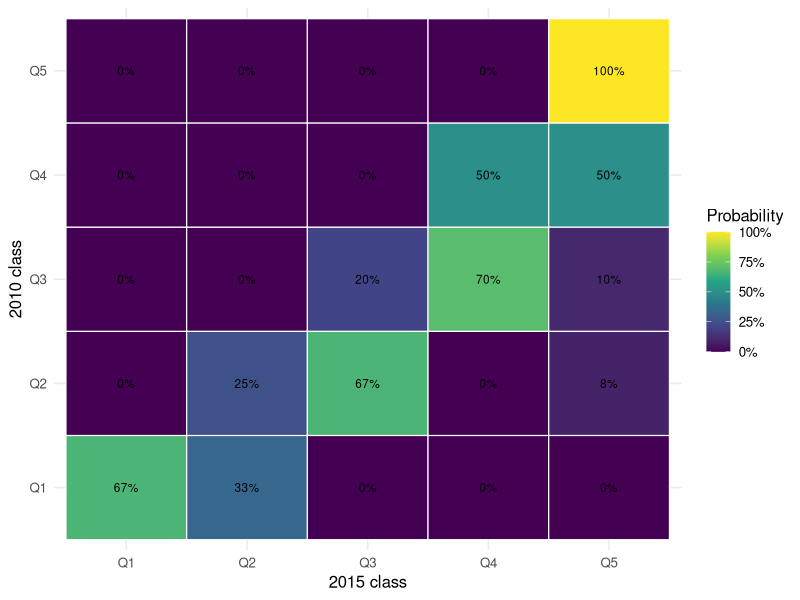
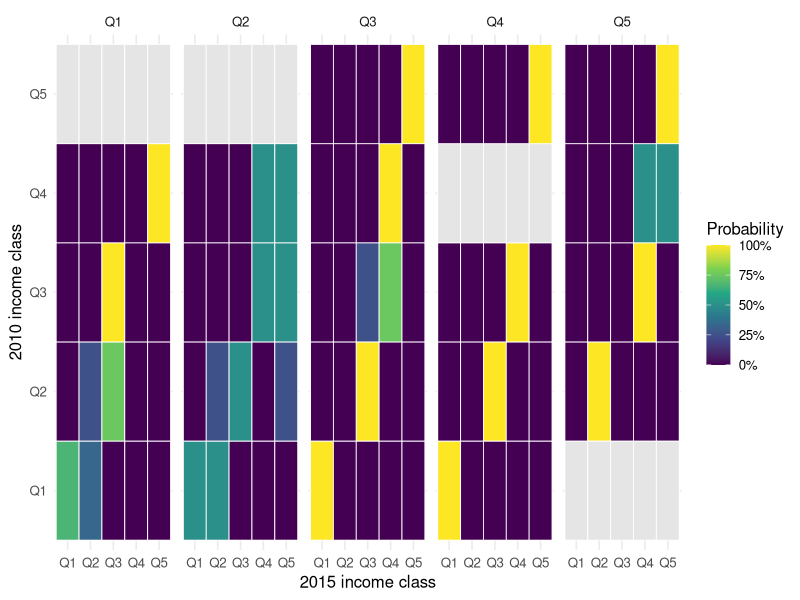
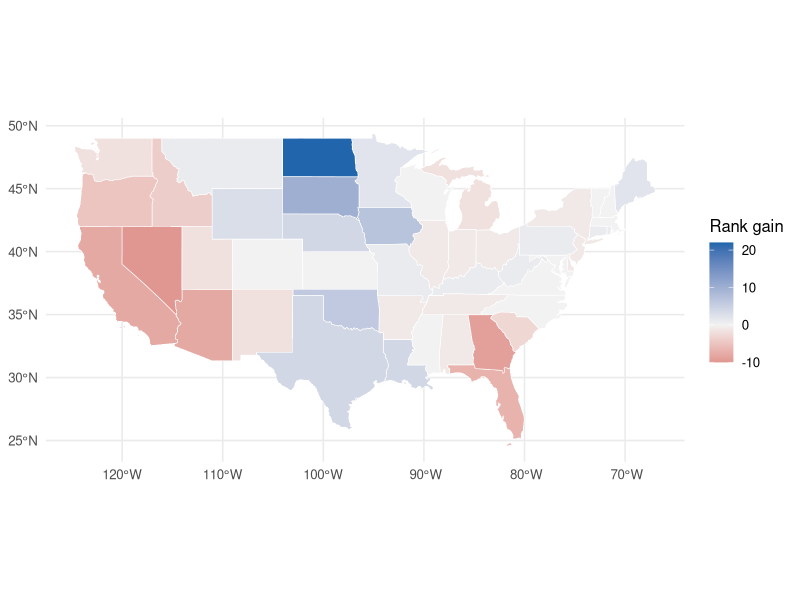

Write R code to recreate these figures, in order.
## ---- chunk 1
library(dplyr)
library(ggplot2)
library(sf)
library(spData)
library(spdep)
library(tibble)
library(tidyr)

theme_set(theme_minimal(base_size = 12))
## ---- chunk 2
data(us_states, package = "spData")
data(us_states_df, package = "spData")

states <- us_states |>
  left_join(us_states_df, by = c("NAME" = "state")) |>
  filter(!NAME %in% c("Alaska", "Hawaii", "Puerto Rico")) |>
  arrange(NAME)

state_panel <- states |>
  select(NAME, REGION, median_income_10, median_income_15, geometry) |>
  pivot_longer(
    cols = starts_with("median_income_"),
    names_to = "year",
    values_to = "median_income"
  ) |>
  mutate(year = if_else(year == "median_income_10", 2010L, 2015L)) |>
  arrange(NAME, year)

nb <- poly2nb(states, queen = TRUE)
lw <- nb2listw(nb, style = "W", zero.policy = TRUE)
## ---- chunk 3
pooled_breaks <- function(x, k = 5) {
  stats::quantile(x, probs = seq(0, 1, length.out = k + 1), na.rm = TRUE, type = 7)
}

classify_values <- function(x, breaks, labels = NULL) {
  if (is.null(labels)) labels <- paste0("Q", seq_len(length(breaks) - 1))
  cut(
    x,
    breaks = unique(breaks),
    labels = labels,
    include.lowest = TRUE,
    ordered_result = TRUE
  )
}

classify_dynamics <- function(data, id, time, value, k = 5, labels = NULL) {
  id <- rlang::ensym(id)
  time <- rlang::ensym(time)
  value <- rlang::ensym(value)

  breaks <- pooled_breaks(dplyr::pull(data, !!value), k = k)

  data |>
    mutate(
      class = classify_values(!!value, breaks = breaks, labels = labels),
      .before = !!value
    ) |>
    arrange(!!id, !!time) |>
    structure(
      class = c("grd_classes", class(data)),
      breaks = breaks,
      id = rlang::as_string(id),
      time = rlang::as_string(time),
      value = rlang::as_string(value)
    )
}

markov_dynamics <- function(classes, id, time, state = class) {
  id <- rlang::ensym(id)
  time <- rlang::ensym(time)
  state <- rlang::ensym(state)

  transitions <- classes |>
    st_drop_geometry() |>
    arrange(!!id, !!time) |>
    group_by(!!id) |>
    mutate(to_state = lead(!!state), to_time = lead(!!time)) |>
    ungroup() |>
    filter(!is.na(to_state)) |>
    transmute(
      from_time = !!time,
      to_time,
      from_state = !!state,
      to_state
    )

  states <- levels(droplevels(classes |> st_drop_geometry() |> pull(!!state)))
  counts <- table(
    factor(transitions$from_state, levels = states),
    factor(transitions$to_state, levels = states)
  )

  probabilities <- prop.table(counts, margin = 1)
  probabilities[is.nan(probabilities)] <- NA_real_

  list(
    transitions = transitions,
    counts = counts,
    probabilities = probabilities
  ) |>
    structure(class = "grd_markov")
}

spatial_markov <- function(panel, geography, listw, id, time, value, k = 5) {
  id <- rlang::ensym(id)
  time <- rlang::ensym(time)
  value <- rlang::ensym(value)

  ids <- geography |> st_drop_geometry() |> pull(!!id)
  value_breaks <- pooled_breaks(panel |> st_drop_geometry() |> pull(!!value), k = k)

  lag_panel <- panel |>
    st_drop_geometry() |>
    select(!!id, !!time, !!value) |>
    arrange(!!time, match(!!id, ids)) |>
    group_by(!!time) |>
    mutate(
      spatial_lag = lag.listw(listw, !!value, zero.policy = TRUE),
      value_class = classify_values(!!value, breaks = value_breaks)
    ) |>
    ungroup()

  lag_breaks <- pooled_breaks(lag_panel$spatial_lag, k = k)

  transitions <- lag_panel |>
    mutate(lag_class = classify_values(spatial_lag, breaks = lag_breaks)) |>
    arrange(!!id, !!time) |>
    group_by(!!id) |>
    mutate(
      to_value_class = lead(value_class),
      to_time = lead(!!time)
    ) |>
    ungroup() |>
    filter(!is.na(to_value_class)) |>
    transmute(
      !!id,
      from_time = !!time,
      to_time,
      lag_class,
      from_state = value_class,
      to_state = to_value_class
    )

  state_levels <- paste0("Q", seq_len(k))
  lag_levels <- paste0("Q", seq_len(k))

  matrices <- transitions |>
    count(lag_class, from_state, to_state, name = "n") |>
    complete(
      lag_class = factor(lag_levels, levels = lag_levels, ordered = TRUE),
      from_state = factor(state_levels, levels = state_levels, ordered = TRUE),
      to_state = factor(state_levels, levels = state_levels, ordered = TRUE),
      fill = list(n = 0)
    ) |>
    group_by(lag_class, from_state) |>
    mutate(probability = if (sum(n) > 0) n / sum(n) else NA_real_) |>
    ungroup()

  list(
    transitions = transitions,
    matrices = matrices,
    value_breaks = value_breaks,
    lag_breaks = lag_breaks
  ) |>
    structure(class = "grd_spatial_markov")
}

rank_mobility <- function(panel, id, time, value, compare = c("endpoint", "adjacent")) {
  compare <- match.arg(compare)
  id <- rlang::ensym(id)
  time <- rlang::ensym(time)
  value <- rlang::ensym(value)

  ranked <- panel |>
    group_by(!!time) |>
    mutate(rank = min_rank(desc(!!value))) |>
    ungroup() |>
    arrange(!!id, !!time)

  if (compare == "endpoint") {
    endpoints <- ranked |>
      group_by(!!id) |>
      filter(!!time %in% range(!!time)) |>
      mutate(
        start_rank = first(rank),
        end_rank = last(rank),
        rank_change = start_rank - end_rank
      ) |>
      slice_tail(n = 1) |>
      ungroup()

    return(endpoints)
  }

  ranked |>
    group_by(!!id) |>
    mutate(rank_change = rank - lead(rank)) |>
    ungroup()
}

plot_transition_matrix <- function(markov) {
  as.data.frame(markov$probabilities) |>
    as_tibble(.name_repair = "minimal") |>
    rename(from_state = Var1, to_state = Var2, probability = Freq) |>
    ggplot(aes(to_state, from_state, fill = probability)) +
    geom_tile(color = "white", linewidth = 0.4) +
    geom_text(aes(label = scales::percent(probability, accuracy = 1)), na.rm = TRUE, size = 3) +
    scale_fill_viridis_c(labels = scales::percent, na.value = "grey90") +
    labs(x = "2015 class", y = "2010 class", fill = "Probability")
}

plot_spatial_markov <- function(spatial_markov) {
  spatial_markov$matrices |>
    ggplot(aes(to_state, from_state, fill = probability)) +
    geom_tile(color = "white", linewidth = 0.3) +
    facet_wrap(vars(lag_class), nrow = 1) +
    scale_fill_viridis_c(labels = scales::percent, na.value = "grey90") +
    labs(x = "2015 income class", y = "2010 income class", fill = "Probability")
}
## ---- chunk 4
classes <- classify_dynamics(
  state_panel,
  id = NAME,
  time = year,
  value = median_income,
  k = 5
)

classic <- markov_dynamics(classes, id = NAME, time = year)

classic$counts
classic$probabilities
## ---- chunk 5
plot_transition_matrix(classic)
## ---- chunk 6
spatial <- spatial_markov(
  panel = state_panel,
  geography = states,
  listw = lw,
  id = NAME,
  time = year,
  value = median_income,
  k = 5
)

spatial$matrices |>
  filter(!is.na(probability), n > 0) |>
  arrange(lag_class, from_state, to_state)
## ---- chunk 7
plot_spatial_markov(spatial)
## ---- chunk 8
mobility <- rank_mobility(state_panel, id = NAME, time = year, value = median_income) |>
  select(NAME, year, median_income, rank, start_rank, end_rank, rank_change, geometry)

mobility |>
  st_drop_geometry() |>
  arrange(desc(abs(rank_change))) |>
  head(10)
## ---- chunk 9
ggplot(mobility) +
  geom_sf(aes(fill = rank_change), color = "white", linewidth = 0.2) +
  scale_fill_gradient2(
    low = "#b2182b",
    mid = "grey95",
    high = "#2166ac",
    midpoint = 0
  ) +
  labs(fill = "Rank gain")
